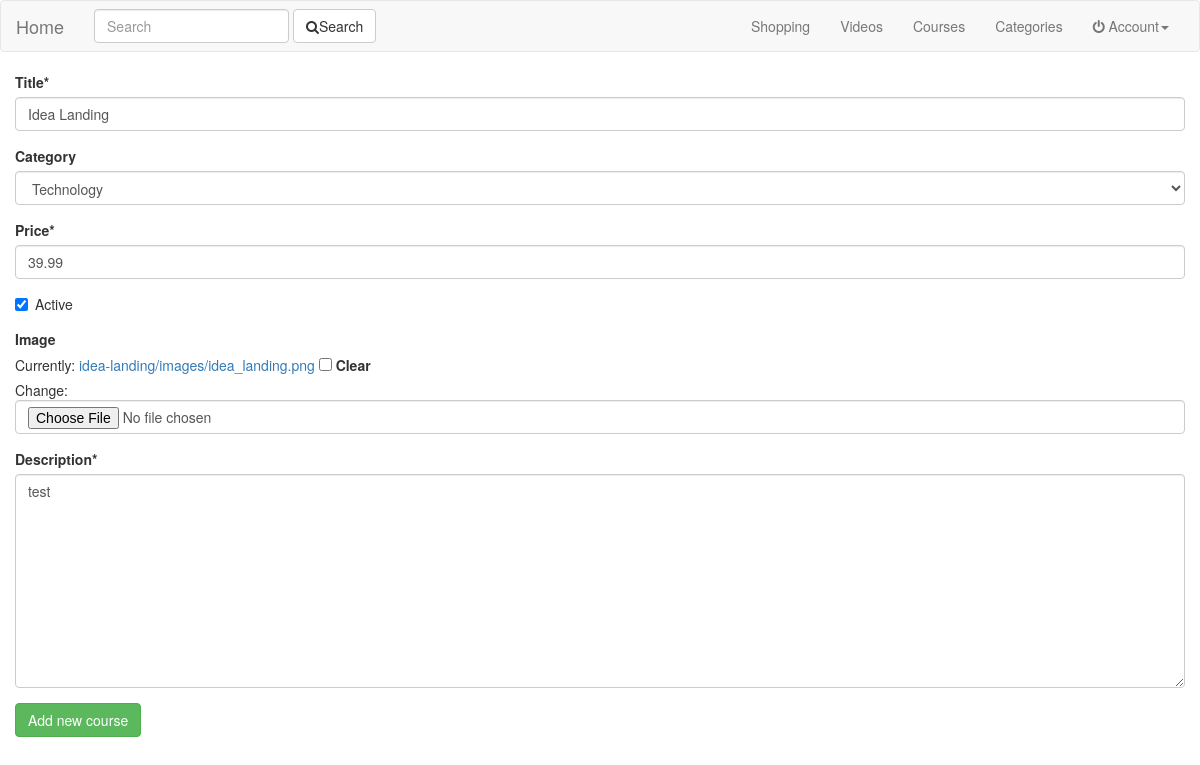
Screenshot of /courses/idea-landing/update/ with the database file from the repository.
### courses/models.py (models this page shows, shortened)
class Course(models.Model):
	user 		= models.ForeignKey(settings.AUTH_USER_MODEL)
	title 		= models.CharField(max_length=120)
	slug 		= models.SlugField(blank=True)
	category 	= models.ForeignKey(Category, related_name="primary_category", null=True, blank=True)
	secondary 	= models.ManyToManyField(Category, related_name="secondary_category", blank=True)
	image 		= models.ImageField(
			upload_to=handle_upload,
			height_field='image_height',
			width_field='image_width',
			blank=True,null=True
		)
	image_height= models.IntegerField(blank=True,null=True)
	image_width	= models.IntegerField(blank=True,null=True)
	price		= models.DecimalField(decimal_places=2, max_digits=100)
	active 		= models.BooleanField(default=True)
	description = models.TextField()
	updated 	= models.DateTimeField(auto_now=True)
	timestamp 	= models.DateTimeField(auto_now_add=True)
	objects = CourseManager()

### categories/models.py (models this page shows, shortened)
class Category(models.Model):
	video 		= models.ForeignKey(Video, null=True, blank=True)
	title 		= models.CharField(max_length=120)
	slug 		= models.SlugField(blank=True)
	description = models.TextField()
	active 		= models.BooleanField(default=True)
	updated 	= models.DateTimeField(auto_now=True)
	timestamp 	= models.DateTimeField(auto_now_add=True)
	objects = CategoryManager()
	class Meta:
		verbose_name = "Category"
		verbose_name_plural = "Categories"
	def __str__(self):
		return str(self.title)

### courses/views.py (the view)
# urls.py: url(r'^(?P<slug>[\w-]+)/update/$', CourseUpdateView.as_view(), name="update"),
class CourseUpdateView(UpdateView):
	model = Course
	form_class = CourseForm

### courses/forms.py
class CourseForm(forms.ModelForm):
	class Meta:
		model = Course
		fields = [
			"title",
			"category",
			"price",
			"active",
			"image",
			"description",
		]

### courses/models.py (called while the page is built)
	def active(self):
		return self.filter(active=True)

	def get_queryset(self):
		return CourseQuerySet(self.model, using=self._db)

	def all(self):
		return self.get_queryset().all().active()

### search/templatetags/search_form.py (called while the page is built)
@register.inclusion_tag("search/snippets/search_form.html")
def search_form(request, navbar=False):
	return {"request": request, "navbar": navbar}

### courses/templates/courses/course_form.html (shortened to what this page needs)
{% extends 'base.html' %}
{% load crispy_forms_tags %}
{% block content %}
<form action="" method="POST">
	{{ form|crispy }}
	<button class="btn btn-success">Add new course</button>
</form>
{% endblock %}

### rows the page displays
Course: title "Idea Landing", category "Technology", price "39.99", active "☑", description "test"
